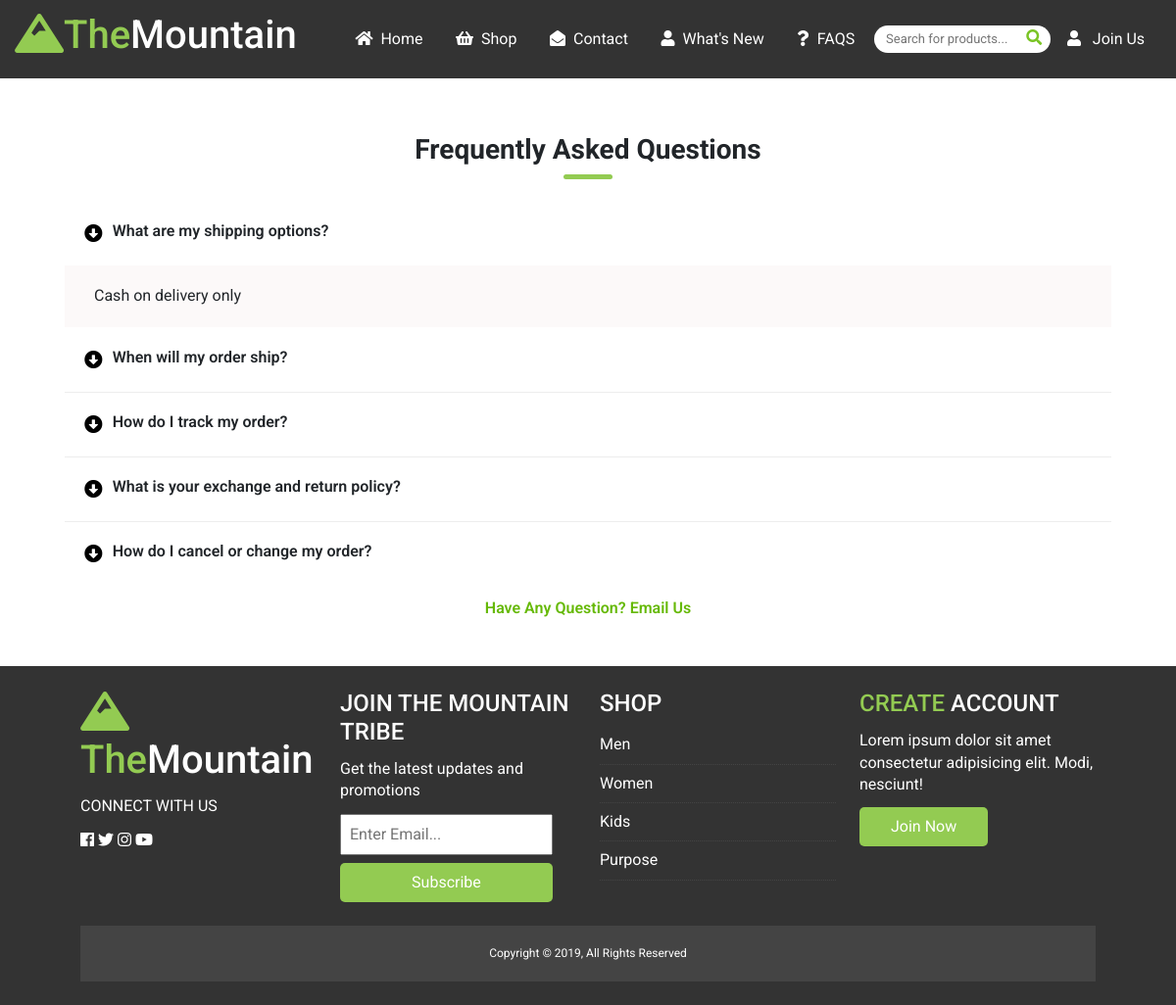
Page /index.php/faqs on the committed database.
### tables this page shows
CREATE TABLE `faqs` (
  `id` int(11) NOT NULL,
  `title` varchar(100) NOT NULL,
  `answer` text NOT NULL,
  `posted_at` datetime NOT NULL DEFAULT current_timestamp()
);

### application/controllers/Faqs.php (called while the page is built, shortened)
<?php
class Faqs extends CI_Controller{
    public function __construct(){
        $this->load->model('faq');
    }
    public function index(){
        $data = array();
        $data['questions'] = $this->faq->get_questions();
        $this->load->view('pages/faqs', $data);
    }
}
?>

### index.php (called while the page is built, shortened)
<?php
require_once BASEPATH.'core/CodeIgniter.php';

### application/models/Faq.php (called while the page is built, shortened)
<?php
    class Faq extends CI_Model {
        public function get_questions(){
            return $this->db->get('faqs')->result_array();
        }
    }
?>

### application/views/pages/faqs.php (the view, shortened to what this page needs)
<?php require APPPATH.'views/inc/header.php' ; ?>
<?php require APPPATH.'views/inc/navbar.php' ; ?>
<section class="py-3 mt-4 faqs_section">
    <div class="container p-3">
            <h3>Frequently Asked Questions</h3>
            <div class="bottom-line"></div><br>
			<div class="accordion indicator-plus-before round-indicator" id="accordionH" aria-multiselectable="true">
				<div class="card m-b-0">
                    <?php $i = 0; ?>
                    <?php foreach($questions as $question): ?>
                        <div class="card-header collapsed" role="tab" id="heading<?= $i ?>" href="#collapse<?= $i ?>" data-toggle="collapse" data-parent="#accordionH" aria-expanded="false" aria-controls="collapse<?= $i ?>">
						<a class="card-title"><?= $question['title'];?></a>
                        </div>
                        <?php if($i == 0): ?>
                        <div class="collapse show" id="collapse<?= $i ?>" role="tabpanel" aria-labelledby="heading<?= $i ?>">
                            <div class="card-body">
                                 <?= $question['answer'];?>
                            </div>
                        </div>
                    <?Php endif; ?>
                    <?php $i++; ?>
                    <?php endforeach; ?>
				</div>
            </div>
           <div class="message_box mb-3">
           <center>
                <a href="<?= base_url(). 'pages/contact'; ?>"><p>Have Any Question? Email Us</p></a>
            </center>
           </div>
        </div>
</section>
<?php require APPPATH.'views/inc/main-footer.php' ; ?>
<?php require APPPATH.'views/inc/footer.php' ; ?>

### assets/css/style.css (style rules this page uses)
* { box-sizing: border-box; margin:0; padding: 0; }
a { text-decoration: none !important; }
p { margin: 0.75rem 0; }
.bottom-line { background: #93cb52; width: 50px; height: 5px; margin:0 auto; border-radius: 10px; }
.container { max-width: 1100px; margin: auto; padding: 0 2rem; overflow: hidden; }
.py-3 { padding: 3rem 0; }
.p-3 { padding: 3rem; }
.checkout_section h3, .faqs_section h3, .new_arrival h3, #user_dashboard h3, #formExample h3 { font-weight: bold; text-align: center; }
.accordion .card { border: none !important; }
.accordion .card-body { padding-left: 30px; background: rgb(252, 249, 249); }
.accordion .card-header { cursor: pointer; background: transparent !important; font-weight: 600;; border-bottom: 1px solid #ededed; padding: 20px; }
.accordion.indicator-plus-before.round-indicator .card-header:before { font-family: 'Font Awesome 5 Free'; font-size: 14pt; content: '\f35b'; margin-right: 10px; }
.accordion.indicator-plus-before.round-indicator .card-header.collapsed:before { content: '\f358'; color: #000; }
.accordion.indicator-plus-before .card-header:before { font-family: 'Font Awesome 5 Free'; content: '\f35b'; float: left; }
.accordion.indicator-plus-before .card-header.collapsed:before { content: '\f358'; }
.message_box a { color: #66b907; font-weight: 600; }

### rows in the picture
faqs: title "What are my shipping options?", answer "Cash on delivery only"
faqs: title "When will my order ship?"
faqs: title "How do I track my order?"
faqs: title "What is your exchange and return policy?"
faqs: title "How do I cancel or change my order?"
